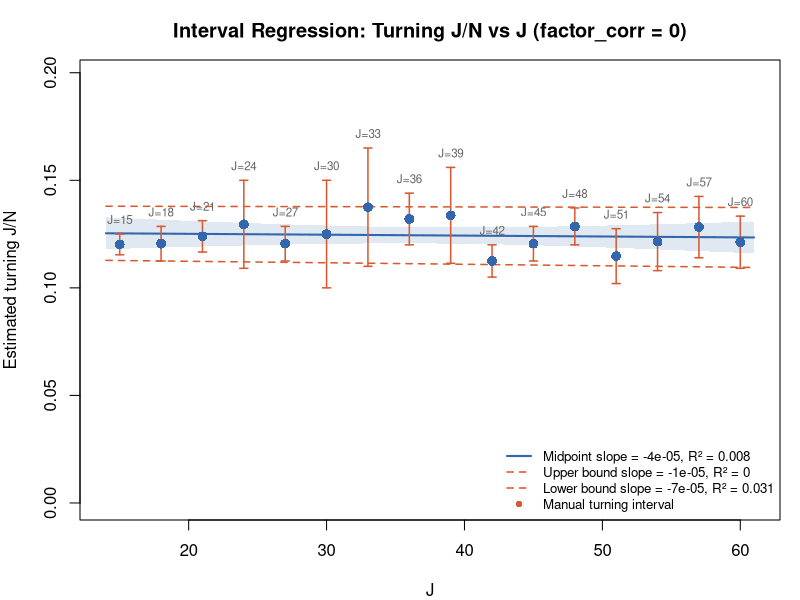

The R source for this figure:
## ---- chunk 1
knitr::opts_chunk$set(echo = TRUE, warning = FALSE, message = FALSE)
## ---- chunk 2
interval_df <- data.frame(
  J  = c(15, 18, 21, 24, 27, 30, 33, 36, 39,
         42, 45, 48, 51, 54, 57, 60),

  # Lower and upper bounds of the manually identified turning J/N interval.
  # These values follow the manually recorded intervals used for the thesis figure/table.
  lo = c(15/130, 18/160, 21/180, 24/220, 27/240, 30/300,
         33/300, 36/300, 39/350, 42/400, 45/400, 48/400,
         51/500, 54/500, 57/500, 60/550),

  hi = c(15/120, 18/140, 21/160, 24/160, 27/210, 30/200,
         33/200, 36/250, 39/250, 42/350, 45/350, 48/350,
         51/400, 54/400, 57/400, 60/450)
)

interval_df$mid <- (interval_df$lo + interval_df$hi) / 2

print(interval_df, row.names = FALSE, digits = 5)

# Diagnostic only. It does not change the data.
if (any(interval_df$lo > interval_df$hi)) {
  warning("Some rows have lo > hi. This file keeps the original manually recorded values to reproduce the thesis results.")
}
## ---- chunk 3
fit_mid <- lm(mid ~ J, data = interval_df)
fit_lo  <- lm(lo  ~ J, data = interval_df)
fit_hi  <- lm(hi  ~ J, data = interval_df)

cat("=== Midpoint Regression ===\n")
print(summary(fit_mid))

cat("\n=== Lower Bound Regression ===\n")
print(summary(fit_lo))

cat("\n=== Upper Bound Regression ===\n")
print(summary(fit_hi))

regression_summary <- data.frame(
  bound = c("midpoint", "lower", "upper"),
  intercept = c(coef(fit_mid)[1], coef(fit_lo)[1], coef(fit_hi)[1]),
  slope = c(coef(fit_mid)[2], coef(fit_lo)[2], coef(fit_hi)[2]),
  r_squared = c(summary(fit_mid)$r.squared,
                summary(fit_lo)$r.squared,
                summary(fit_hi)$r.squared),
  adj_r_squared = c(summary(fit_mid)$adj.r.squared,
                    summary(fit_lo)$adj.r.squared,
                    summary(fit_hi)$adj.r.squared)
)

print(regression_summary, row.names = FALSE, digits = 5)
## ---- chunk 4
plot_turning_regression <- function(interval_df, fit_mid, fit_lo, fit_hi) {
  par(mar = c(4, 4, 3, 1))

  J_seq <- seq(14, 61, length.out = 200)

  pred_mid <- predict(fit_mid, newdata = data.frame(J = J_seq), interval = "confidence")
  pred_lo  <- predict(fit_lo,  newdata = data.frame(J = J_seq))
  pred_hi  <- predict(fit_hi,  newdata = data.frame(J = J_seq))

  plot(NULL,
       xlim = c(14, 61),
       ylim = c(0, max(interval_df$hi) * 1.2),
       xlab = "J",
       ylab = "Estimated turning J/N",
       main = "Interval Regression: Turning J/N vs J (factor_corr = 0)")

  # midpoint confidence band
  polygon(c(J_seq, rev(J_seq)),
          c(pred_mid[, "lwr"], rev(pred_mid[, "upr"])),
          col = adjustcolor("#3266AD", 0.15),
          border = NA)

  # lower and upper bound regression lines
  lines(J_seq, pred_lo, col = "#D85A32", lwd = 1.5, lty = 2)
  lines(J_seq, pred_hi, col = "#D85A32", lwd = 1.5, lty = 2)

  # midpoint regression line
  lines(J_seq, pred_mid[, "fit"], col = "#3266AD", lwd = 2)

  # manually selected turning intervals
  arrows(x0 = interval_df$J, y0 = interval_df$lo,
         x1 = interval_df$J, y1 = interval_df$hi,
         angle = 90, code = 3, length = 0.04,
         col = "#D85A32", lwd = 1.5)

  # midpoint points
  points(interval_df$J, interval_df$mid,
         pch = 16, col = "#3266AD", cex = 1.3)

  # J labels
  text(interval_df$J, interval_df$hi,
       labels = paste0("J=", interval_df$J),
       pos = 3, cex = 0.7, col = "gray40")

  legend("bottomright",
         bty = "n",
         cex = 0.8,
         legend = c(
           paste0("Midpoint slope = ",
                  round(coef(fit_mid)[2], 5),
                  ", R² = ",
                  round(summary(fit_mid)$r.squared, 3)),
           paste0("Upper bound slope = ",
                  round(coef(fit_hi)[2], 5),
                  ", R² = ",
                  round(summary(fit_hi)$r.squared, 3)),
           paste0("Lower bound slope = ",
                  round(coef(fit_lo)[2], 5),
                  ", R² = ",
                  round(summary(fit_lo)$r.squared, 3)),
           "Manual turning interval"
         ),
         col = c("#3266AD", "#D85A32", "#D85A32", "#D85A32"),
         lty = c(1, 2, 2, NA),
         pch = c(NA, NA, NA, 16),
         lwd = c(2, 1.5, 1.5, NA))
}

plot_turning_regression(interval_df, fit_mid, fit_lo, fit_hi)
